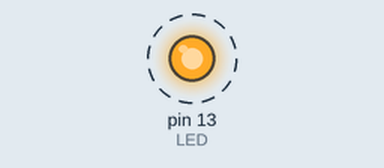
Simulated run of this sketch. Board: Arduino Uno, built with avr-gcc and run on an emulated ATmega328P. Shown: output pins drawn as LEDs (lit = HIGH). Dashed ring = blinking.

Above: at 0.02 s.
Timing chart, 0 to 3.0 s (numbered marks = the images above):
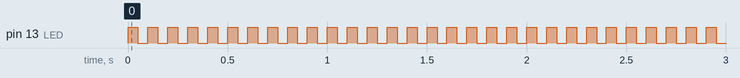

The sketch:

projeto1.ino
```cpp
int LED = 13; //pino do led 13
int TEMPO = 50; // 1 segundo
void setup() {
  pinMode(LED, OUTPUT);
}

// the loop function runs over and over again forever
void loop() {
  digitalWrite(LED, HIGH);   // turn the LED on (HIGH is the voltage level)
  delay(TEMPO);              // wait for a second
  digitalWrite(LED, LOW);    // turn the LED off by making the voltage LOW
  delay(TEMPO);              // espera
}
```

Measured:
- by itself, pin 13 (LED): alternates HIGH for 0.05 s and LOW for 0.05 s
